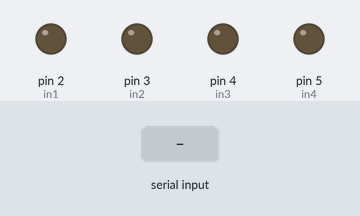
The sketch below on a simulated Arduino Uno, built with avr-gcc and run on an emulated ATmega328P. On the bench: output pins drawn as LEDs (lit = HIGH). The test bench sets the inputs (shaded band).

Above: at 1.2 s.
1.3 s: "F" received over Serial
At 1.6 s:
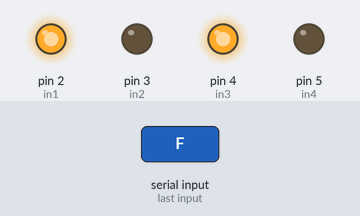
2.8 s: "B" received over Serial
At 4.0 s:
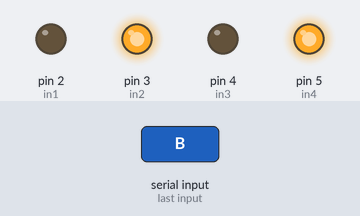
4.3 s: "R" received over Serial
At 5.1 s:
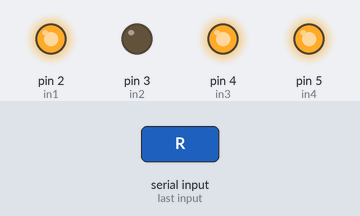
5.8 s: "L" received over Serial
At 6.3 s:
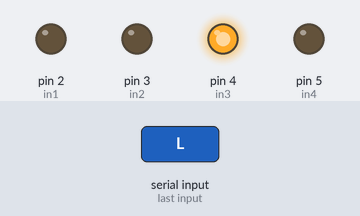
7.3 s: "S" received over Serial
At 8.6 s:
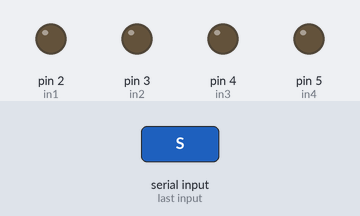
Timing chart, 0 to 9.8 s (numbered marks = the images above; inputs shaded):
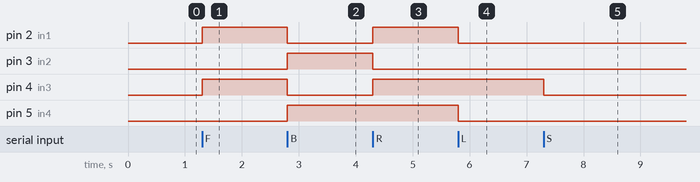

The sketch:

dfddddddddddddd.ino
```cpp
# define in1 2
# define in2 3
# define in3 4
# define in4 5
char rx_tx ;
void setup() {
Serial.begin(9600);
pinMode(in1,OUTPUT);
pinMode(in2,OUTPUT);
pinMode(in3,OUTPUT);
pinMode(in4,OUTPUT);
}

void loop() {
if (Serial.available() > 0 ){
  rx_tx=Serial.read();
}
if (rx_tx =='F'){
forward();
}
else if(rx_tx =='B'){
back();
}
else if(rx_tx =='R'){
right();
}
else if(rx_tx =='L'){
left();
}
  else if(rx_tx =='S'){
stopp();
}

  }
void forward(){
  digitalWrite(in1,HIGH);
  digitalWrite(in2,LOW);
  digitalWrite(in3,HIGH);
  digitalWrite(in4,LOW);
}
void back(){
  digitalWrite(in1,LOW);
  digitalWrite(in2,HIGH);
  digitalWrite(in3,LOW);
  digitalWrite(in4,HIGH);
}
  void right(){
    digitalWrite(in1,HIGH);
  digitalWrite(in2,LOW);
  digitalWrite(in3,HIGH);
  digitalWrite(in4,HIGH);
  }

    void left(){
    digitalWrite(in1,LOW);
  digitalWrite(in2,LOW);
  digitalWrite(in3,HIGH);
  digitalWrite(in4,LOW);
  }

 void stopp(){
    digitalWrite(in1,LOW);
  digitalWrite(in2,LOW);
  digitalWrite(in3,LOW);
  digitalWrite(in4,LOW);
  }

  
```

Measured:
- after the input at 1.3 s, pin 2 (in1), pin 4 (in3): LOW → HIGH at once
- after the input at 2.8 s, pin 2 (in1), pin 4 (in3): HIGH → LOW at once; pin 3 (in2), pin 5 (in4): LOW → HIGH at once
- after the input at 4.3 s, pin 2 (in1), pin 4 (in3): LOW → HIGH at once; pin 3 (in2): HIGH → LOW at once
- after the input at 5.8 s, pin 2 (in1), pin 5 (in4): HIGH → LOW at once
- after the input at 7.3 s, pin 4 (in3): HIGH → LOW at once
